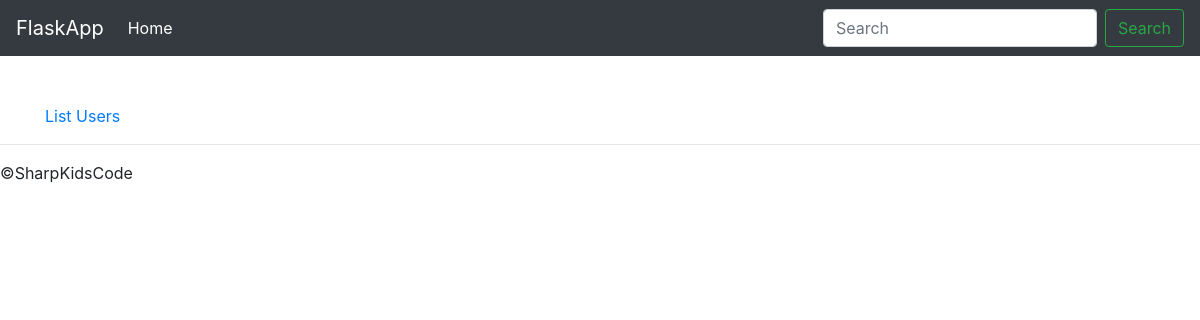
/read/Forrest, run on an earlier commit of the app's database.
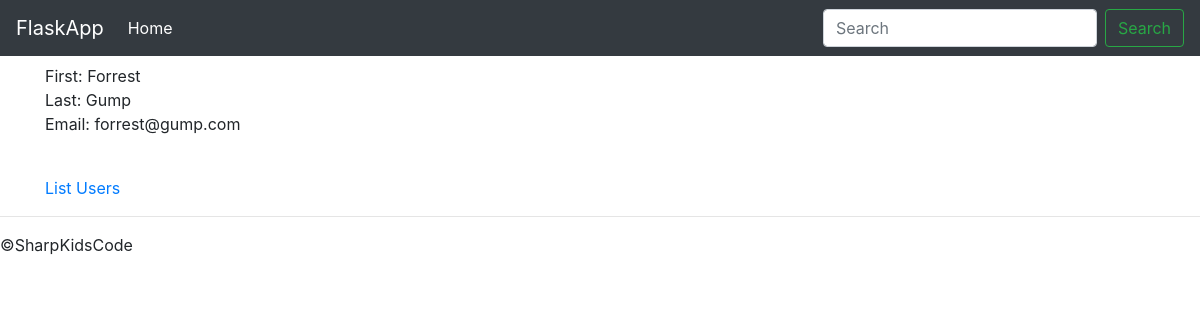
And on a later commit of the database.
### models/user.py (models this page shows, shortened)
class User(db.Model):
    id = db.Column(db.Integer, primary_key=True)
    first = db.Column(db.String(50))
    last = db.Column(db.String(50))
    email = db.Column(db.String(100))
    date_created = db.Column(db.DateTime, default=datetime.now)
    prefs = db.relationship('Pref', backref='user') #Allows you to navigate from Pref -> User

### app.py (the view)
@app.route('/read/<first>', methods = ['GET'])
def find(first):
    u:User = User.query.filter_by(first = first).first()
    return render_template('user/user.html', u=u)

### templates/user/user.html (shortened to what this page needs)
{% extends "layout.html" %}
{% block content %}
{% if u %}
First: {{u.first}} <br>
Last: {{u.last}} <br>
Email: {{u.email}} <br>
{% endif %}
<p>&nbsp;</p>
<a href ="{{ url_for('list')}}">List Users</a>
{% endblock %}

What changed in the data, as far as the page shows it:
now on this page (row edited): User: first "Forrest", last "Gump", email "forrest@gump.com"
Also different on the page:
text now shown: "First: Last: Email:"
